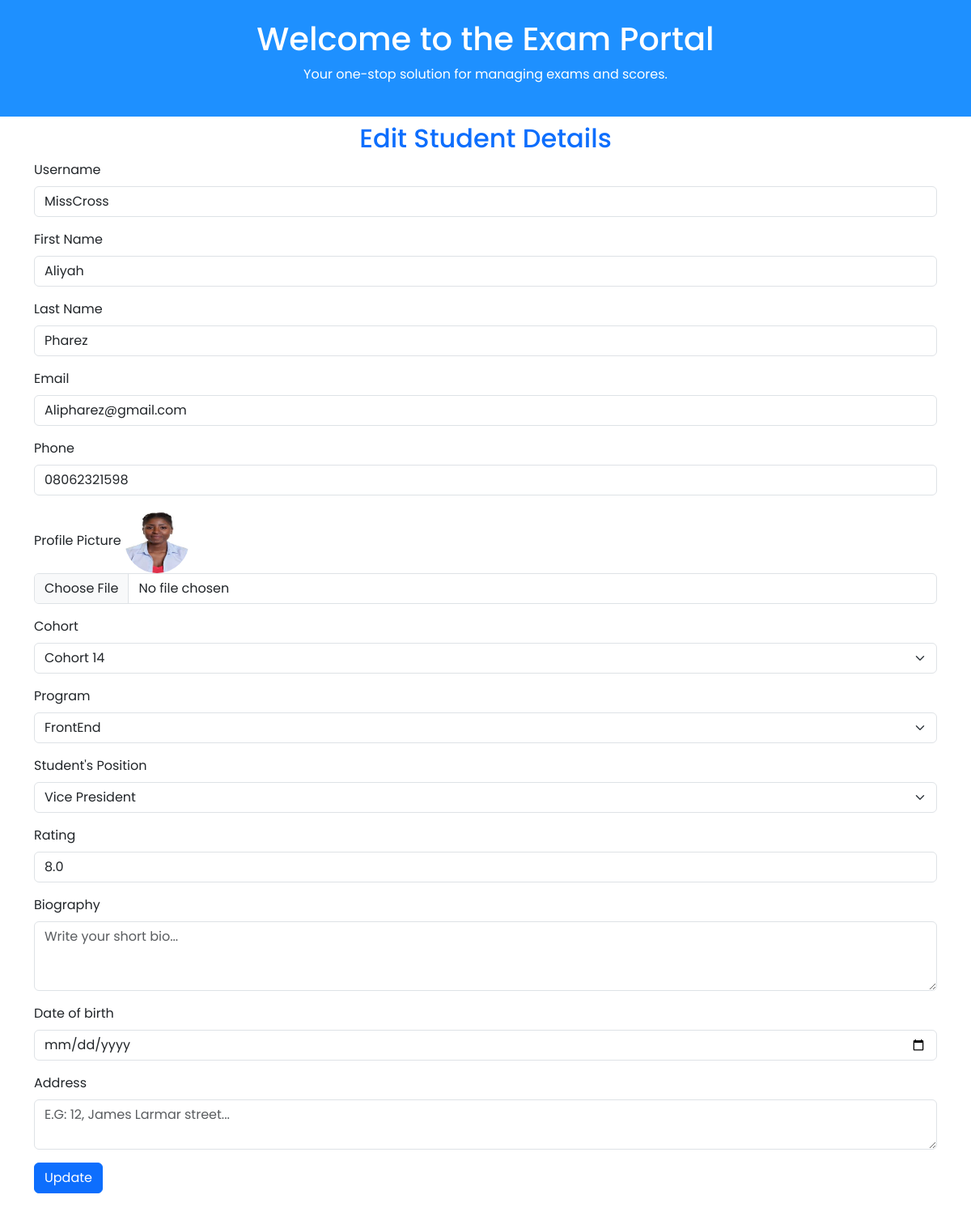
Before: /edit_views/aliyah-pharez-342085760 with the older database file.
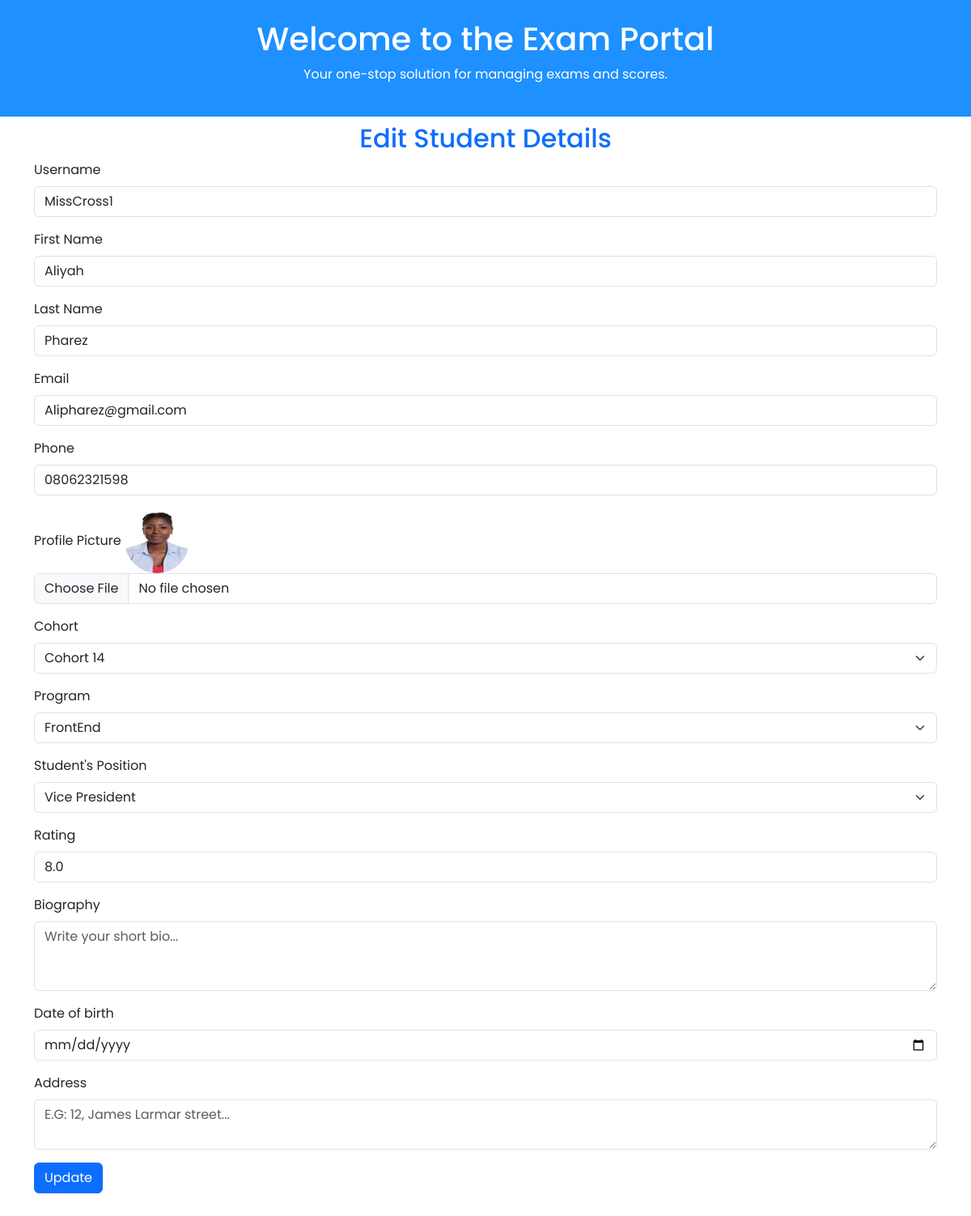
After: the same page with the newer database file.
### students/models.py (models this page shows, shortened)
class Student(models.Model):
  username = models.CharField(max_length=100,unique=True)
  first_name = models.CharField(max_length=100)
  last_name = models.CharField(max_length=100)
  student_type = models.CharField(max_length=9, choices=student_position, default='Student')
  status = models.BooleanField(default=True)
  email = models.EmailField(max_length=254, unique=True, validators=[mail_validator])
  phone = models.CharField(max_length=11, null=True, blank=True)
  slug = models.SlugField(unique=True, blank=True, editable=False)

class Student_Profile(models.Model):
  student = models.OneToOneField(Student, on_delete=models.CASCADE)
  bio = models.TextField()
  DOB = models.DateField()
  address = models.CharField(max_length=500)
  rating = models.FloatField(default=0.0)
  profile_picture = models.ImageField(upload_to='student_profile')
  date_join = models.DateTimeField(auto_now_add=True)

### students/views.py (the view)
# urls.py: path('edit_views/<slug:slug>', views.edit_views, name= 'edit_views'),
def edit_views(request, slug):
    student = get_object_or_404(Student, slug=slug)
    all_cohorts = Cohort_Group.objects.all()
    student_type = student_position
    context ={
        'student': student,
        'all_cohorts': all_cohorts,
        'type': student_type
    }
    return render(request, 'blog/editstudent.html', context)

### templates/blog/editstudent.html (shortened to what the changed rows need)
{% load static %}
<!DOCTYPE html>
<html lang="en">
  <head>
    <link
      href="https://cdn.jsdelivr.net/npm/bootstrap@5.3.0-alpha1/dist/css/bootstrap.min.css"
      rel="stylesheet" />
    <link
      rel="stylesheet"
      href="https://cdnjs.cloudflare.com/ajax/libs/font-awesome/6.0.0-beta3/css/all.min.css" />
    <link
      rel="stylesheet"
      href="https://cdn.jsdelivr.net/npm/bootstrap-icons@1.11.3/font/bootstrap-icons.min.css" />
    <link rel="stylesheet" href="{% static 'CSS/list.css' %}" />
  </head>
  <body>
    <header class="bg-info text-white py-4 text-center">
      <h1>Welcome to the Exam Portal</h1>
    </header>
    <section>
      <h2 class="text-center m-2 text-primary">Edit Student Details</h2>
    </section>
    <section class="container mt-1 mb-5">
      <form action="{% url 'edit_student' student.slug %}" method="post" enctype="multipart/form-data">
        <div class="mb-3">
          <label for="username" class="form-label">Username</label>
          <input
            type="text"
            class="form-control"
            id="username"
            name="username"
            value="{{student.username}}"
            placeholder="Enter Username" />
        </div>
        <div class="mb-3">
          <label for="first_name" class="form-label">First Name</label>
          <input
            type="text"
            class="form-control"
            id="first_name"
            name="first_name"
            value="{{student.first_name}}"
            placeholder="Enter First Name" />
        </div>
        <div class="mb-3">
          <label for="last_name" class="form-label">Last Name</label>
          <input
            type="text"
            class="form-control"
            id="last_name"
            name="last_name"
            value="{{student.last_name}}"
            placeholder="Enter Last Name" />
        </div>
        <div class="mb-3">
          <label for="email" class="form-label">Email</label>
          <input
            type="text"
            class="form-control"
            id="email"
            name="email"
            value="{{student.email}}"
            placeholder="abc@123.com" />
        </div>
        <div class="mb-3">
          <label for="phone" class="form-label">Phone</label>
          <input
            type="tel"
            pattern="[0-9]{11}"
            class="form-control"
            id="phone"
            name="phone"
            value="{{student.phone}}"
            placeholder="08012345678" />
        </div>
        <div class="mb-3">
          <label for="profileImage" class="form-label"
            >Profile Picture</label
          >
          <img class="rounded-circle"
          width="80"
          height="80"
          src="{{student.student_profile.profile_picture.url}}"
          alt="{{student.username}}'s profile picture">
          <input
            type="file"
            class="form-control"
            id="profileImage"
            name="profileImage"
            placeholder="Choose your profile picture" />
        </div>
        <div class="mb-3">
          <label for="rating" class="form-label">Rating</label>
          <input
            type="number"
            class="form-control"
            id="rating"
            name="rating"
            placeholder="'1' to '9'"
            value="{{student.student_profile.rating|default:'0.0'}}"
            min="1"
            max="10" />
        </div>
      </form>
    </section>
  </body>
</html>

Changed rows visible on the page:
changed Student "Aliyah": username "MissCross" → "MissCross1"
